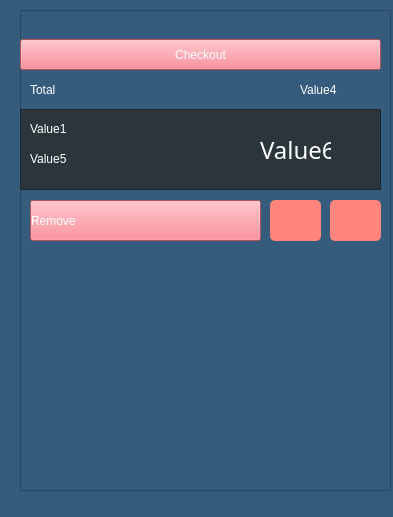
<?xml version="1.0" encoding="UTF-8"?>
<ui version="4.0">
 <class>Form</class>
 <widget class="QWidget" name="Form">
  <property name="geometry">
   <rect>
    <x>0</x>
    <y>0</y>
    <width>393</width>
    <height>517</height>
   </rect>
  </property>
  <property name="windowTitle">
   <string>Form</string>
  </property>
  <property name="styleSheet">
   <string notr="true">background-color: rgb(53, 92, 125);</string>
  </property>
  <widget class="QPushButton" name="pushButton_8">
   <property name="geometry">
    <rect>
     <x>20</x>
     <y>39</y>
     <width>361</width>
     <height>31</height>
    </rect>
   </property>
   <property name="styleSheet">
    <string notr="true">QPushButton{
background-color: rgb(246, 114, 128);
font: 14pt &quot;Bebas Neue&quot;;
	color: rgb(255, 255, 255);
}</string>
   </property>
   <property name="text">
    <string>Checkout</string>
   </property>
  </widget>
  <widget class="QFrame" name="frame_6">
   <property name="geometry">
    <rect>
     <x>20</x>
     <y>109</y>
     <width>361</width>
     <height>81</height>
    </rect>
   </property>
   <property name="styleSheet">
    <string notr="true">color: rgb(255, 255, 255);
background-color: rgb(42, 54, 59);
</string>
   </property>
   <property name="frameShape">
    <enum>QFrame::StyledPanel</enum>
   </property>
   <property name="frameShadow">
    <enum>QFrame::Raised</enum>
   </property>
   <widget class="QLabel" name="label_9">
    <property name="geometry">
     <rect>
      <x>10</x>
      <y>10</y>
      <width>61</width>
      <height>20</height>
     </rect>
    </property>
    <property name="styleSheet">
     <string notr="true">color: rgb(255, 255, 255);
font: 18pt &quot;Bebas Neue&quot;;</string>
    </property>
    <property name="text">
     <string>Value1</string>
    </property>
   </widget>
   <widget class="QLabel" name="label_10">
    <property name="geometry">
     <rect>
      <x>10</x>
      <y>40</y>
      <width>61</width>
      <height>20</height>
     </rect>
    </property>
    <property name="styleSheet">
     <string notr="true">color: rgb(255, 255, 255);
font: 18pt &quot;Bebas Neue&quot;;</string>
    </property>
    <property name="text">
     <string>Value5</string>
    </property>
   </widget>
   <widget class="QLabel" name="label_11">
    <property name="geometry">
     <rect>
      <x>240</x>
      <y>30</y>
      <width>71</width>
      <height>21</height>
     </rect>
    </property>
    <property name="font">
     <font>
      <family>Bebas Neue</family>
      <pointsize>18</pointsize>
     </font>
    </property>
    <property name="text">
     <string>Value6</string>
    </property>
   </widget>
  </widget>
  <widget class="QLabel" name="label_12">
   <property name="geometry">
    <rect>
     <x>30</x>
     <y>79</y>
     <width>51</width>
     <height>21</height>
    </rect>
   </property>
   <property name="styleSheet">
    <string notr="true">color: rgb(255, 255, 255);
font: 18pt &quot;Bebas Neue&quot;;</string>
   </property>
   <property name="text">
    <string>Total</string>
   </property>
  </widget>
  <widget class="QLabel" name="label_13">
   <property name="geometry">
    <rect>
     <x>300</x>
     <y>80</y>
     <width>61</width>
     <height>20</height>
    </rect>
   </property>
   <property name="styleSheet">
    <string notr="true">color: rgb(255, 255, 255);
font: 18pt &quot;Bebas Neue&quot;;</string>
   </property>
   <property name="text">
    <string>Value4</string>
   </property>
  </widget>
  <widget class="QFrame" name="frame">
   <property name="geometry">
    <rect>
     <x>20</x>
     <y>10</y>
     <width>371</width>
     <height>481</height>
    </rect>
   </property>
   <property name="frameShape">
    <enum>QFrame::StyledPanel</enum>
   </property>
   <property name="frameShadow">
    <enum>QFrame::Raised</enum>
   </property>
   <widget class="QPushButton" name="pushButton_10">
    <property name="geometry">
     <rect>
      <x>250</x>
      <y>190</y>
      <width>51</width>
      <height>41</height>
     </rect>
    </property>
    <property name="cursor">
     <cursorShape>OpenHandCursor</cursorShape>
    </property>
    <property name="styleSheet">
     <string notr="true">background-color: rgb(255, 132, 124);
image: url(:/newPrefix/plus.png);
border-radius:5px;</string>
    </property>
    <property name="text">
     <string/>
    </property>
   </widget>
   <widget class="QPushButton" name="pushButton_9">
    <property name="geometry">
     <rect>
      <x>310</x>
      <y>190</y>
      <width>51</width>
      <height>41</height>
     </rect>
    </property>
    <property name="cursor">
     <cursorShape>OpenHandCursor</cursorShape>
    </property>
    <property name="styleSheet">
     <string notr="true">background-color: rgb(255, 132, 124);
image: url(:/newPrefix/minus.png);
border-radius:5px;</string>
    </property>
    <property name="text">
     <string/>
    </property>
   </widget>
   <widget class="QPushButton" name="pushButton_7">
    <property name="geometry">
     <rect>
      <x>10</x>
      <y>190</y>
      <width>231</width>
      <height>41</height>
     </rect>
    </property>
    <property name="cursor">
     <cursorShape>PointingHandCursor</cursorShape>
    </property>
    <property name="layoutDirection">
     <enum>Qt::LeftToRight</enum>
    </property>
    <property name="styleSheet">
     <string notr="true">QPushButton{
color: rgb(255, 255, 255);
font: 14pt &quot;Bebas Neue&quot;;
background-color: rgb(246, 114, 128);
border-radius:&quot;8px&quot;;
text-align:left;
}</string>
    </property>
    <property name="text">
     <string>Remove</string>
    </property>
   </widget>
  </widget>
  <zorder>frame</zorder>
  <zorder>pushButton_8</zorder>
  <zorder>frame_6</zorder>
  <zorder>label_12</zorder>
  <zorder>label_13</zorder>
 </widget>
 <resources>
  <include location="chaining.qrc"/>
 </resources>
 <connections/>
</ui>
